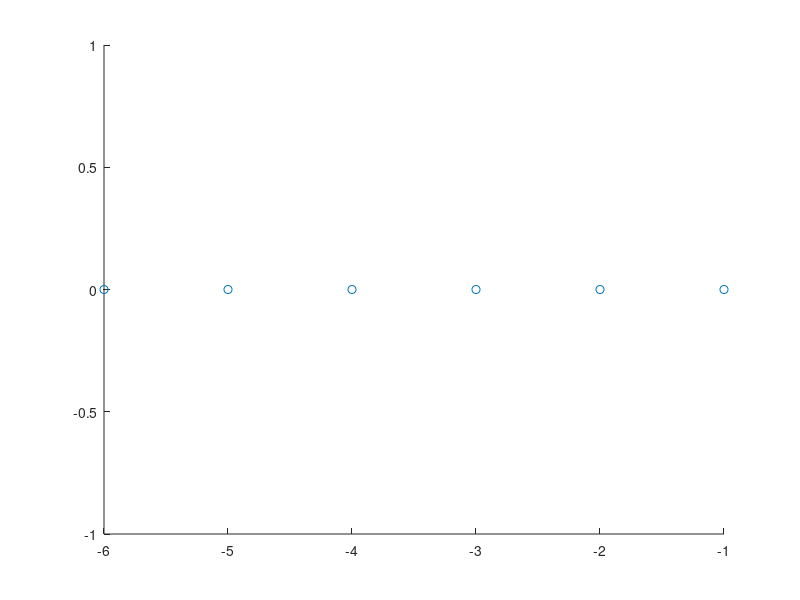

The MATLAB source for this figure: (Note: this script raises an error after producing the figure.)
%% construct fn in tf and pole-residue form
n = 6; m = n; p = n; ewref = -1:-1:-n;
A = diag(ewref); B = randn(n,m); C = randn(p,n);
%
H = @(z) C*((z*eye(size(A)) - A) \ B); G = @(z) ihml(z,n,ewref,B,C);
%
w = logspace(-3,3); % Nbode(w,H,G);
scatter(real(ewref),imag(ewref));
%% setup CIMTOOL
nlevp = Numerics.NLEVPData(H); nlevp.sample_mode = Numerics.SampleMode.Direct;
contour = Numerics.Contour.Ellipse(0,n+1,0.5,5e2);
CIM = Numerics.CIM(nlevp,contour);
CIM.SampleData.show_progress = false; CIM.SampleData.NLEVP.refew = ewref;
CIM.auto_update_shifts = false;
CIM.SampleData.ell = n; CIM.SampleData.r = n;
%
CIMHNK = copy(CIM);
CIMHNK.RealizationData.ComputationalMode = Numerics.ComputationalMode.Hankel;
CIMHNK.RealizationData.K = 1;
%
CIMMPL = copy(CIM);
CIMMPL.RealizationData.ComputationalMode = Numerics.ComputationalMode.MPLoewner;
CIMMPL.RealizationData.K = 5;

ip = 1i*(100:-1:-100); [~,idx] = sort(abs(ip));
ip = ip(idx); ip(1) = [];

theta = []; sigma = [];

for i = 1:2*n
    if mod(i,2) == 0
        theta(end+1) = ip(2*i-1);
        theta(end+1) = ip(2*i);
    else
        sigma(end+1) = ip(2*i-1);
        sigma(end+1) = ip(2*i);
    end
end

CIMMPL.RealizationData.InterpolationData = Numerics.InterpolationData(theta,sigma);
%% inspect CIM if desired
% c = CIMTOOL(CIMHNK); daspect(CIMHNK.MainAx,'auto');
% xlim(CIMHNK.MainAx,[-n-2 1]); ylim(CIMHNK.MainAx,[-1 1]);
%% check initial bode
nec = length(ewref(CIMMPL.SampleData.Contour.inside(ewref)));
%
f = figure(1); plot_mt(f,w,nec,ewref,B,C,CIMHNK,CIMMPL);
%% modal truncation investigation
x = linspace(n+1,1.5,101);
for i = 1:length(x)
    CIMHNK.SampleData.Contour.alpha = x(i);
    CIMMPL.SampleData.Contour.alpha = x(i);
    %
    nec = length(ewref(CIMHNK.SampleData.Contour.inside(ewref)));
    %
    plot_mt(f,w,nec,ewref,B,C,CIMHNK,CIMMPL);
    drawnow;
end

function plot_mt(f,w,m,ewref,B,C,CIMHNK,CIMMPL)
    t = tiledlayout(f,4,4);
    HrMT = @(z) ihml(z,m,ewref,B,C);
    CIMHNK.RealizationData.m = m;
    CIMHNK.compute(); HrHNK = cimmt(CIMHNK,m);
    nexttile(t,1,[2 2]); CIMHNK.plot(gca); ylim([-1 1]);
    %
    CIMMPL.RealizationData.m = m;
    CIMMPL.compute(); HrMPL = cimmt(CIMMPL,m);
    nexttile(t,9,[2 2]); CIMMPL.plot(gca); ylim([-1 1]);
    %
    nexttile(t,3,[4,2]); Nbode(w,HrMT,HrHNK,HrMPL)
    legend('HrMT','HrHNK','HrMPL','Location','northoutside','Orientation','horizontal')
end